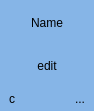
<?xml version="1.0" encoding="UTF-8"?>
<ui version="4.0">
 <class>Form</class>
 <widget class="QWidget" name="Form">
  <property name="enabled">
   <bool>true</bool>
  </property>
  <property name="geometry">
   <rect>
    <x>0</x>
    <y>0</y>
    <width>94</width>
    <height>111</height>
   </rect>
  </property>
  <property name="sizePolicy">
   <sizepolicy hsizetype="Minimum" vsizetype="Minimum">
    <horstretch>0</horstretch>
    <verstretch>0</verstretch>
   </sizepolicy>
  </property>
  <property name="windowTitle">
   <string>Form</string>
  </property>
  <property name="autoFillBackground">
   <bool>false</bool>
  </property>
  <property name="styleSheet">
   <string notr="true">background-color:#86B5E7; color:black</string>
  </property>
  <layout class="QVBoxLayout" name="verticalLayout">
   <property name="spacing">
    <number>0</number>
   </property>
   <property name="sizeConstraint">
    <enum>QLayout::SizeConstraint::SetDefaultConstraint</enum>
   </property>
   <property name="leftMargin">
    <number>0</number>
   </property>
   <property name="topMargin">
    <number>0</number>
   </property>
   <property name="rightMargin">
    <number>0</number>
   </property>
   <property name="bottomMargin">
    <number>0</number>
   </property>
   <item>
    <widget class="QWidget" name="widget" native="true">
     <property name="sizePolicy">
      <sizepolicy hsizetype="Preferred" vsizetype="Preferred">
       <horstretch>0</horstretch>
       <verstretch>0</verstretch>
      </sizepolicy>
     </property>
     <property name="maximumSize">
      <size>
       <width>16777215</width>
       <height>16777215</height>
      </size>
     </property>
     <property name="layoutDirection">
      <enum>Qt::LayoutDirection::LeftToRight</enum>
     </property>
     <layout class="QVBoxLayout" name="verticalLayout_2">
      <property name="spacing">
       <number>2</number>
      </property>
      <property name="leftMargin">
       <number>2</number>
      </property>
      <property name="topMargin">
       <number>2</number>
      </property>
      <property name="rightMargin">
       <number>2</number>
      </property>
      <property name="bottomMargin">
       <number>2</number>
      </property>
      <item alignment="Qt::AlignmentFlag::AlignHCenter">
       <widget class="QLabel" name="label">
        <property name="sizePolicy">
         <sizepolicy hsizetype="Minimum" vsizetype="Minimum">
          <horstretch>0</horstretch>
          <verstretch>0</verstretch>
         </sizepolicy>
        </property>
        <property name="font">
         <font>
          <pointsize>9</pointsize>
         </font>
        </property>
        <property name="text">
         <string>Name</string>
        </property>
        <property name="alignment">
         <set>Qt::AlignmentFlag::AlignLeading|Qt::AlignmentFlag::AlignLeft|Qt::AlignmentFlag::AlignVCenter</set>
        </property>
       </widget>
      </item>
      <item>
       <widget class="QToolButton" name="toolButton_modify">
        <property name="sizePolicy">
         <sizepolicy hsizetype="Minimum" vsizetype="Minimum">
          <horstretch>0</horstretch>
          <verstretch>0</verstretch>
         </sizepolicy>
        </property>
        <property name="font">
         <font>
          <pointsize>9</pointsize>
         </font>
        </property>
        <property name="toolTip">
         <string>Modify this plot in Analysis View</string>
        </property>
        <property name="text">
         <string>edit</string>
        </property>
        <property name="icon">
         <iconset theme="tools-wizard"/>
        </property>
        <property name="toolButtonStyle">
         <enum>Qt::ToolButtonStyle::ToolButtonTextBesideIcon</enum>
        </property>
        <property name="autoRaise">
         <bool>true</bool>
        </property>
       </widget>
      </item>
      <item>
       <layout class="QHBoxLayout" name="horizontalLayout">
        <property name="spacing">
         <number>0</number>
        </property>
        <property name="leftMargin">
         <number>0</number>
        </property>
        <property name="topMargin">
         <number>0</number>
        </property>
        <property name="rightMargin">
         <number>0</number>
        </property>
        <item>
         <widget class="QToolButton" name="toolButton_toggle">
          <property name="sizePolicy">
           <sizepolicy hsizetype="Minimum" vsizetype="Minimum">
            <horstretch>0</horstretch>
            <verstretch>0</verstretch>
           </sizepolicy>
          </property>
          <property name="toolTip">
           <string>Include/Exclude all Datasets for this plot</string>
          </property>
          <property name="text">
           <string>c</string>
          </property>
          <property name="icon">
           <iconset theme="object-columns"/>
          </property>
          <property name="autoRaise">
           <bool>true</bool>
          </property>
         </widget>
        </item>
        <item>
         <spacer name="horizontalSpacer">
          <property name="orientation">
           <enum>Qt::Orientation::Horizontal</enum>
          </property>
          <property name="sizeHint" stdset="0">
           <size>
            <width>0</width>
            <height>20</height>
           </size>
          </property>
         </spacer>
        </item>
        <item>
         <widget class="QToolButton" name="toolButton_opt">
          <property name="sizePolicy">
           <sizepolicy hsizetype="Minimum" vsizetype="Fixed">
            <horstretch>0</horstretch>
            <verstretch>0</verstretch>
           </sizepolicy>
          </property>
          <property name="maximumSize">
           <size>
            <width>50</width>
            <height>16777215</height>
           </size>
          </property>
          <property name="text">
           <string>...</string>
          </property>
          <property name="icon">
           <iconset theme="preferences-activities"/>
          </property>
          <property name="popupMode">
           <enum>QToolButton::ToolButtonPopupMode::InstantPopup</enum>
          </property>
          <property name="toolButtonStyle">
           <enum>Qt::ToolButtonStyle::ToolButtonIconOnly</enum>
          </property>
          <property name="autoRaise">
           <bool>true</bool>
          </property>
          <property name="arrowType">
           <enum>Qt::ArrowType::NoArrow</enum>
          </property>
         </widget>
        </item>
       </layout>
      </item>
     </layout>
    </widget>
   </item>
  </layout>
 </widget>
 <resources/>
 <connections/>
</ui>
